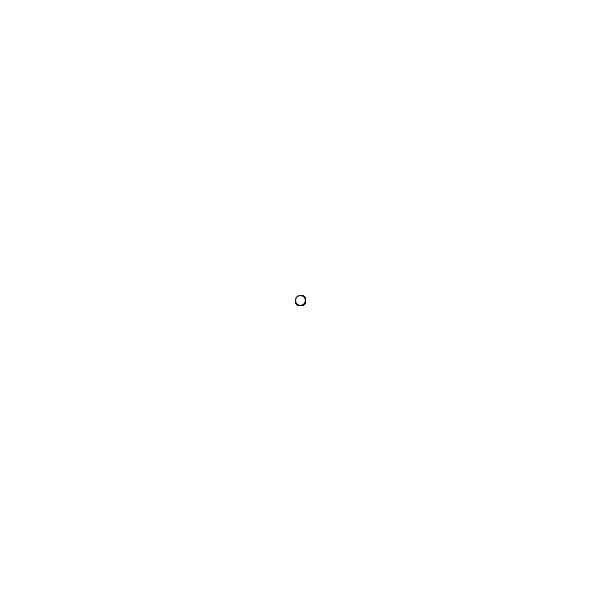
Frame 1 (no input)
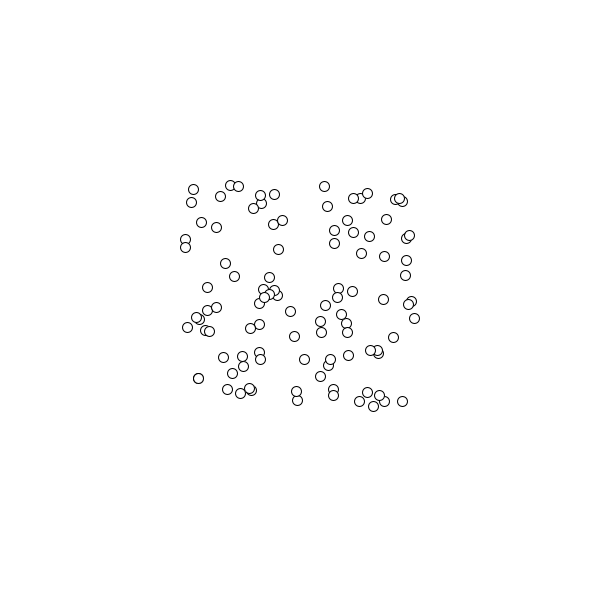
Frame 60 (the mouse pressed at the canvas centre just before this capture)
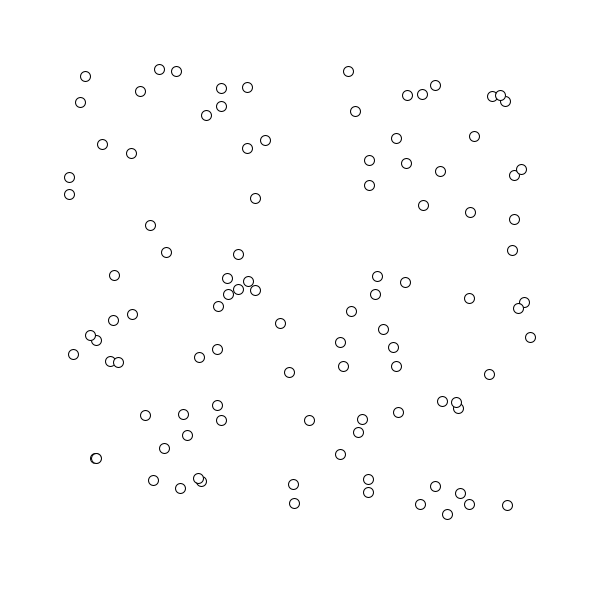
Frame 120 (the mouse held since frame 60 and released just before this capture)

The Processing sketch that drew these frames (run headless with seeded random() and noise(); from frame 60 on, the mouse is pressed at the canvas centre):

// Processing sketch: livecodingAgentes
// ── livecodingAgentes.pde
Agente a;

ArrayList<Agente> agentes;

void setup() {
  size(600, 600);

  agentes = new ArrayList<Agente>();

  for (int i=0; i < 100; i++) {
    Agente b = new Agente(width/2, height/2);
    agentes.add(b);
  }

  println(agentes.size());

  a = new Agente(width/2, height/2);
}

void draw() {
  background(255);

  a.display();
  a.update();

  /*
  for (Agente c : agentes) {
    c.display();
    c.update();
  }
  */

  for (int i = 0; i < agentes.size(); i++) {
    Agente c = agentes.get(i);
    c.display();
    c.update();
  }
}

// ── Agente.pde
class Agente {
  float x, y;
  float d;
  PVector velocidad;
  
  Agente(float _x, int _y){
    x = _x;
    y = _y;
    d = 10;
    velocidad = new PVector(random(-2, 2), random(-2, 2));
  }
  
  void display(){
    ellipse(x, y, d, d);
  }
  
  void update(){
    x += velocidad.x;
    y += velocidad.y;
    
    // toroide
    if(x < 0) x = width;
    if(x > width) x = 0;
    if(y < 0) y = height;
    if(y > height) y = 0;
  }
}
